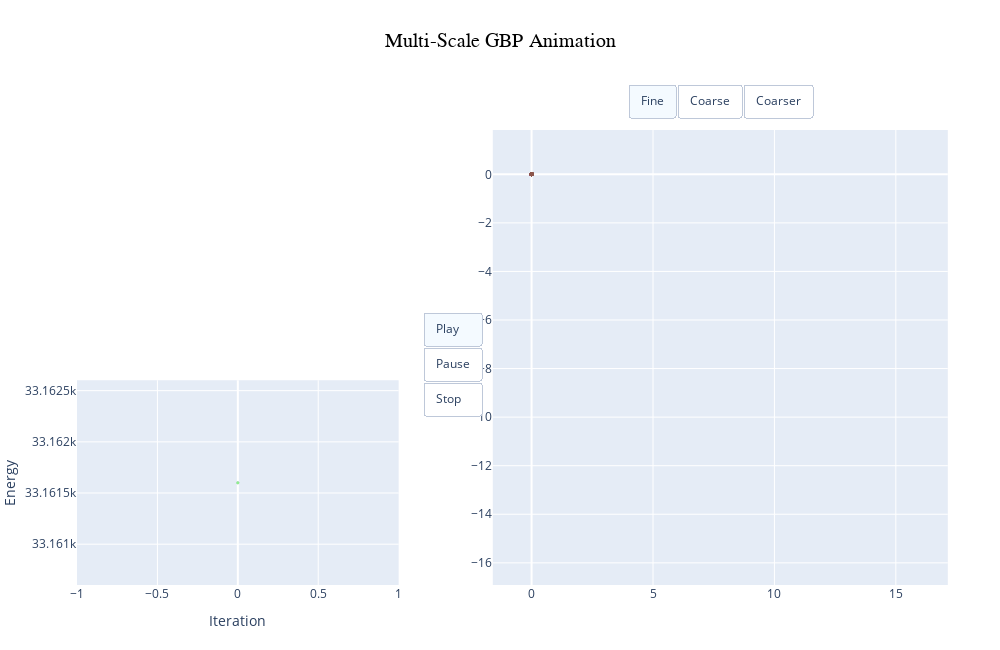

This figure's notebook cell:
### Code cell
import numpy as np
import plotly.graph_objects as go
import plotly.express as px


# Visibility control for toggle buttons
def make_visibility(show_fine, show_coarse, show_coarser):
    return [show_fine, show_coarse, show_coarser]


# Automatically compute axis ranges and enforce equal scaling
all_points = np.concatenate([
    linpoints_log.reshape(-1, 2),
    linpoints_log_coarse.reshape(-1, 2),
    linpoints_log_coarser.reshape(-1, 2)
], axis=0)

x_min, y_min = all_points.min(axis=0)
x_max, y_max = all_points.max(axis=0)

x_range = x_max - x_min
y_range = y_max - y_min
max_range = max(x_range, y_range) / 2

x_center = (x_max + x_min) / 2
y_center = (y_max + y_min) / 2

x_min_equal = x_center - max_range - 0.001 * max_range
x_max_equal = x_center + max_range + 0.001 * max_range
y_min_equal = y_center - max_range - 0.001 * max_range
y_max_equal = y_center + max_range + 0.001 * max_range

# Get dimensions for each level
num_iters = linpoints_log.shape[0]
fine_points = linpoints_log.shape[1]
coarse_points = linpoints_log_coarse.shape[1]
coarser_points = linpoints_log_coarser.shape[1]

# Color assignment for each level
fine_base = px.colors.qualitative.Set3
fine_colors = (fine_base * ((fine_points // len(fine_base)) + 1))[:fine_points]
coarse_colors = px.colors.qualitative.Plotly * 10
coarser_colors = px.colors.qualitative.D3 * 10

# Precompute color lists for coarse and coarser points
coarse_color_list = [coarse_colors[i] for i in range(coarse_points) for _ in range(4)]
coarser_color_list = [coarser_colors[i] for i in range(coarser_points) for _ in range(16)]

# Create animation frames (optimized version)
frames = []
for t in range(num_iters):
    fine_trace = go.Scatter(
        x=linpoints_log[t, :, 0],
        y=linpoints_log[t, :, 1],
        mode='markers',
        marker=dict(size=4, color=fine_colors),
        name='fine',
        showlegend=False
    )

    coarse_pts = linpoints_log_coarse[t].reshape(-1, 2)
    coarse_trace = go.Scatter(
        x=coarse_pts[:, 0],
        y=coarse_pts[:, 1],
        mode='markers',
        marker=dict(size=4, color=coarse_color_list),
        name='coarse',
        showlegend=False
    )

    coarser_pts = linpoints_log_coarser[t].reshape(-1, 2)
    coarser_trace = go.Scatter(
        x=coarser_pts[:, 0],
        y=coarser_pts[:, 1],
        mode='markers',
        marker=dict(size=4, color=coarser_color_list),
        name='coarser',
        showlegend=False
    )

    # Energy plots (growing line per iteration)
    energy_trace_fine = go.Scatter(
        x=np.arange(t+1),
        y=energy_log[:t+1],
        mode='lines+markers',
        line=dict(color='pink'),
        marker=dict(size=3),
        name='Energy Fine',
        xaxis='x2',
        yaxis='y2',
        showlegend=False
    )

    energy_trace_coarse = go.Scatter(
        x=np.arange(t+1),
        y=energy_log_coarse[:t+1],
        mode='lines+markers',
        line=dict(color='lightblue'),
        marker=dict(size=3),
        name='Energy Coarse',
        xaxis='x2',
        yaxis='y2',
        showlegend=False
    )

    energy_trace_coarser = go.Scatter(
        x=np.arange(t+1),
        y=energy_log_coarser[:t+1],
        mode='lines+markers',
        line=dict(color='lightgreen'),
        marker=dict(size=3),
        name='Energy Coarser',
        xaxis='x2',
        yaxis='y2',
        showlegend=False
    )

    frames.append(go.Frame(
        name=str(t),
        data=[fine_trace, coarse_trace, coarser_trace,
                energy_trace_fine, energy_trace_coarse, energy_trace_coarser]
    ))

# Define layout and animation controls
layout = go.Layout(
    width=1000,
    height=650,
    title=dict(
        text='Multi-Scale GBP Animation',
        x=0.5,
        xanchor='center',
        y=0.95,
        yanchor='top',
        font=dict(
            family='Times New Roman, serif',
            size=20,
            color='black'
        )
    ),
    margin=dict(l=0, r=0, t=0.2*650, b=0.1*650),

    xaxis1=dict(                    # Position plot x-axis (position)
        range=[x_min_equal, x_max_equal], 
        domain=[0.4, 1], 
        constrain='domain', 
        anchor='y1'),
    yaxis1=dict(                # Position plot y-axis (position)
        range=[y_min_equal, y_max_equal], 
        domain=[0, 1], 
        scaleanchor='x1', 
        scaleratio=1, 
        anchor='x1'),


    xaxis2=dict(                     # Energy plot x-axis (iteration)
        domain=[0.0, 0.35],
        anchor="y2",
        title="Iteration",
    ),
    yaxis2=dict(                     # Energy plot y-axis (energy)
        domain=[0.0, 0.45],
        anchor="x2",
        title="Energy",
    ),


    updatemenus=[
        {
            "type": "buttons",
            "direction": "down",
            "x": 0.44,
            "xanchor": "right",
            "y": 0.6,
            "yanchor": "top",
            "pad": {"r": 0, "t": 0},
            "buttons": [
                {"label": "Play", "method": "animate", "args": [None, {"frame": {"duration": 1000, "redraw": True}, "fromcurrent": True}]},
                {"label": "Pause", "method": "animate", "args": [[None], {"mode": "immediate", "frame": {"duration": 0, "redraw": False}, "transition": {"duration": 0}}]},
                {"label": "Stop", "method": "animate", "args": [["0"], {"mode": "immediate", "frame": {"duration": 0, "redraw": True}}]},
            ]
        },
        {
            "type": "buttons",
            "direction": "right",
            "x": 0.6,
            "xanchor": "left",
            "y": 1.1,
            "yanchor": "top",
            "pad": {"r": 0, "t": 0},
            "buttons": [
                {"label": "Fine", "method": "update", "args": [{"visible": make_visibility(True, False, False)}]},
                {"label": "Coarse", "method": "update", "args": [{"visible": make_visibility(False, True, False)}]},
                {"label": "Coarser", "method": "update", "args": [{"visible": make_visibility(False, False, True)}]},
            ]
        }
    ]
)




# Create and show the figure
fig = go.Figure(data=frames[0].data, 
                frames=frames, 
                layout=layout)
fig.show()

### Figure 1 — Plotly figure (JSON) as saved in the notebook; plotly's stock layout.template omitted (floating-point values rounded to 4 significant figures; data arrays with more than 128 entries replaced by an {"elided": "..."} marker saying what was removed)
{"data": [{"marker": {"color": {"elided": "256 str values"}, "size": 4}, "mode": "markers", "name": "fine", "showlegend": false, "type": "scatter", "x": {"elided": "256 float values"}, "y": {"elided": "256 float values"}}, {"marker": {"color": {"elided": "256 str values"}, "size": 4}, "mode": "markers", "name": "coarse", "showlegend": false, "type": "scatter", "x": {"elided": "256 float values"}, "y": {"elided": "256 float values"}}, {"marker": {"color": {"elided": "256 str values"}, "size": 4}, "mode": "markers", "name": "coarser", "showlegend": false, "type": "scatter", "x": {"elided": "256 float values"}, "y": {"elided": "256 float values"}}, {"line": {"color": "pink"}, "marker": {"size": 3}, "mode": "lines+markers", "name": "Energy Fine", "showlegend": false, "type": "scatter", "x": [0], "xaxis": "x2", "y": [33160.0], "yaxis": "y2"}, {"line": {"color": "lightblue"}, "marker": {"size": 3}, "mode": "lines+markers", "name": "Energy Coarse", "showlegend": false, "type": "scatter", "x": [0], "xaxis": "x2", "y": [33160.0], "yaxis": "y2"}, {"line": {"color": "lightgreen"}, "marker": {"size": 3}, "mode": "lines+markers", "name": "Energy Coarser", "showlegend": false, "type": "scatter", "x": [0], "xaxis": "x2", "y": [33160.0], "yaxis": "y2"}], "layout": {"height": 650, "margin": {"b": 65, "l": 0, "r": 0, "t": 130}, "title": {"font": {"color": "black", "family": "Times New Roman, serif", "size": 20}, "text": "Multi-Scale GBP Animation", "x": 0.5, "xanchor": "center", "y": 0.95, "yanchor": "top"}, "updatemenus": [{"buttons": [{"args": [null, {"frame": {"duration": 1000, "redraw": true}, "fromcurrent": true}], "label": "Play", "method": "animate"}, {"args": [[null], {"frame": {"duration": 0, "redraw": false}, "mode": "immediate", "transition": {"duration": 0}}], "label": "Pause", "method": "animate"}, {"args": [["0"], {"frame": {"duration": 0, "redraw": true}, "mode": "immediate"}], "label": "Stop", "method": "animate"}], "direction": "down", "pad": {"r": 0, "t": 0}, "type": "buttons", "x": 0.44, "xanchor": "right", "y": 0.6, "yanchor": "top"}, {"buttons": [{"args": [{"visible": [true, false, false]}], "label": "Fine", "method": "update"}, {"args": [{"visible": [false, true, false]}], "label": "Coarse", "method": "update"}, {"args": [{"visible": [false, false, true]}], "label": "Coarser", "method": "update"}], "direction": "right", "pad": {"r": 0, "t": 0}, "type": "buttons", "x": 0.6, "xanchor": "left", "y": 1.1, "yanchor": "top"}], "width": 1000, "xaxis": {"anchor": "y", "constrain": "domain", "domain": [0.4, 1], "range": [-1.597, 17.14]}, "xaxis2": {"anchor": "y2", "domain": [0, 0.35], "title": {"text": "Iteration"}}, "yaxis": {"anchor": "x", "domain": [0, 1], "range": [-16.91, 1.824], "scaleanchor": "x", "scaleratio": 1}, "yaxis2": {"anchor": "x2", "domain": [0, 0.45], "title": {"text": "Energy"}}}}
